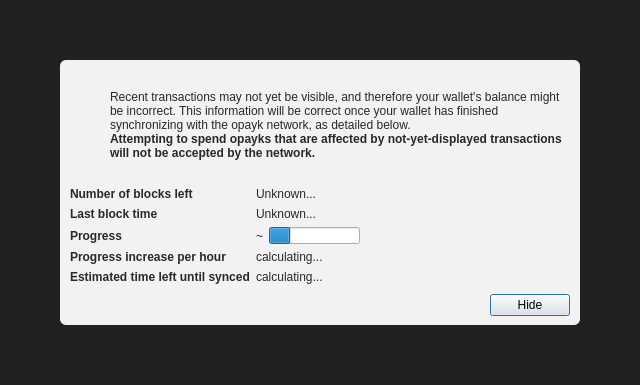
<?xml version="1.0" encoding="UTF-8"?>
<ui version="4.0">
 <class>ModalOverlay</class>
 <widget class="QWidget" name="ModalOverlay">
  <property name="geometry">
   <rect>
    <x>0</x>
    <y>0</y>
    <width>640</width>
    <height>385</height>
   </rect>
  </property>
  <property name="windowTitle">
   <string>Form</string>
  </property>
  <layout class="QVBoxLayout" name="verticalLayout" stretch="0">
   <property name="sizeConstraint">
    <enum>QLayout::SetDefaultConstraint</enum>
   </property>
   <property name="leftMargin">
    <number>0</number>
   </property>
   <property name="topMargin">
    <number>0</number>
   </property>
   <property name="rightMargin">
    <number>0</number>
   </property>
   <property name="bottomMargin">
    <number>0</number>
   </property>
   <item>
    <widget class="QWidget" name="bgWidget" native="true">
     <property name="styleSheet">
      <string notr="true">#bgWidget { background: rgba(0,0,0,220); }</string>
     </property>
     <layout class="QVBoxLayout" name="verticalLayoutMain" stretch="1">
      <property name="leftMargin">
       <number>60</number>
      </property>
      <property name="topMargin">
       <number>60</number>
      </property>
      <property name="rightMargin">
       <number>60</number>
      </property>
      <property name="bottomMargin">
       <number>60</number>
      </property>
      <item>
       <widget class="QWidget" name="contentWidget" native="true">
        <property name="styleSheet">
         <string notr="true">#contentWidget { background: rgba(255,255,255,240); border-radius: 6px; }

QLabel { color: rgb(40,40,40);  }</string>
        </property>
        <layout class="QVBoxLayout" name="verticalLayoutSub" stretch="1,0,0,0">
         <property name="spacing">
          <number>0</number>
         </property>
         <property name="leftMargin">
          <number>10</number>
         </property>
         <property name="topMargin">
          <number>10</number>
         </property>
         <property name="rightMargin">
          <number>10</number>
         </property>
         <property name="bottomMargin">
          <number>10</number>
         </property>
         <item>
          <layout class="QHBoxLayout" name="horizontalLayoutIconText" stretch="0,1">
           <property name="topMargin">
            <number>20</number>
           </property>
           <item>
            <layout class="QVBoxLayout" name="verticalLayoutIcon">
             <property name="leftMargin">
              <number>0</number>
             </property>
             <item>
              <widget class="QPushButton" name="warningIcon">
               <property name="enabled">
                <bool>false</bool>
               </property>
               <property name="text">
                <string/>
               </property>
               <property name="icon">
                <iconset>
                 <normaloff>:/icons/warning</normaloff>
                 <disabledoff>:/icons/warning</disabledoff>:/icons/warning</iconset>
               </property>
               <property name="iconSize">
                <size>
                 <width>48</width>
                 <height>48</height>
                </size>
               </property>
               <property name="flat">
                <bool>true</bool>
               </property>
              </widget>
             </item>
             <item>
              <spacer name="verticalSpacerWarningIcon">
               <property name="orientation">
                <enum>Qt::Vertical</enum>
               </property>
               <property name="sizeHint" stdset="0">
                <size>
                 <width>20</width>
                 <height>40</height>
                </size>
               </property>
              </spacer>
             </item>
            </layout>
           </item>
           <item>
            <layout class="QVBoxLayout" name="verticalLayoutInfoText">
             <property name="leftMargin">
              <number>0</number>
             </property>
             <property name="topMargin">
              <number>0</number>
             </property>
             <item>
              <widget class="QLabel" name="infoText">
               <property name="text">
                <string>Recent transactions may not yet be visible, and therefore your wallet's balance might be incorrect. This information will be correct once your wallet has finished synchronizing with the opayk network, as detailed below.</string>
               </property>
               <property name="textFormat">
                <enum>Qt::RichText</enum>
               </property>
               <property name="wordWrap">
                <bool>true</bool>
               </property>
              </widget>
             </item>
             <item>
              <widget class="QLabel" name="infoTextStrong">
               <property name="font">
                <font>
                 <weight>75</weight>
                 <bold>true</bold>
                </font>
               </property>
               <property name="text">
                <string>Attempting to spend opayks that are affected by not-yet-displayed transactions will not be accepted by the network.</string>
               </property>
               <property name="textFormat">
                <enum>Qt::RichText</enum>
               </property>
               <property name="wordWrap">
                <bool>true</bool>
               </property>
              </widget>
             </item>
             <item>
              <spacer name="verticalSpacerInTextSpace">
               <property name="orientation">
                <enum>Qt::Vertical</enum>
               </property>
               <property name="sizeHint" stdset="0">
                <size>
                 <width>20</width>
                 <height>40</height>
                </size>
               </property>
              </spacer>
             </item>
            </layout>
           </item>
          </layout>
         </item>
         <item>
          <spacer name="verticalSpacerAfterText">
           <property name="orientation">
            <enum>Qt::Vertical</enum>
           </property>
           <property name="sizeHint" stdset="0">
            <size>
             <width>20</width>
             <height>40</height>
            </size>
           </property>
          </spacer>
         </item>
         <item>
          <layout class="QFormLayout" name="formLayout">
           <property name="fieldGrowthPolicy">
            <enum>QFormLayout::FieldsStayAtSizeHint</enum>
           </property>
           <property name="horizontalSpacing">
            <number>6</number>
           </property>
           <property name="verticalSpacing">
            <number>6</number>
           </property>
           <property name="topMargin">
            <number>10</number>
           </property>
           <item row="0" column="0">
            <widget class="QLabel" name="labelNumberOfBlocksLeft">
             <property name="font">
              <font>
               <weight>75</weight>
               <bold>true</bold>
              </font>
             </property>
             <property name="text">
              <string>Number of blocks left</string>
             </property>
            </widget>
           </item>
           <item row="0" column="1">
            <widget class="QLabel" name="numberOfBlocksLeft">
             <property name="text">
              <string>Unknown...</string>
             </property>
            </widget>
           </item>
           <item row="1" column="0">
            <widget class="QLabel" name="labelLastBlockTime">
             <property name="font">
              <font>
               <weight>75</weight>
               <bold>true</bold>
              </font>
             </property>
             <property name="text">
              <string>Last block time</string>
             </property>
            </widget>
           </item>
           <item row="1" column="1">
            <widget class="QLabel" name="newestBlockDate">
             <property name="sizePolicy">
              <sizepolicy hsizetype="Maximum" vsizetype="Preferred">
               <horstretch>0</horstretch>
               <verstretch>0</verstretch>
              </sizepolicy>
             </property>
             <property name="text">
              <string>Unknown...</string>
             </property>
            </widget>
           </item>
           <item row="2" column="0">
            <widget class="QLabel" name="labelSyncDone">
             <property name="font">
              <font>
               <weight>75</weight>
               <bold>true</bold>
              </font>
             </property>
             <property name="text">
              <string>Progress</string>
             </property>
            </widget>
           </item>
           <item row="2" column="1">
            <layout class="QHBoxLayout" name="horizontalLayoutSync" stretch="0,1">
             <item>
              <widget class="QLabel" name="percentageProgress">
               <property name="text">
                <string notr="true">~</string>
               </property>
              </widget>
             </item>
             <item>
              <widget class="QProgressBar" name="progressBar">
               <property name="value">
                <number>24</number>
               </property>
               <property name="format">
                <string/>
               </property>
              </widget>
             </item>
            </layout>
           </item>
           <item row="4" column="0">
            <widget class="QLabel" name="labelProgressIncrease">
             <property name="font">
              <font>
               <weight>75</weight>
               <bold>true</bold>
              </font>
             </property>
             <property name="text">
              <string>Progress increase per hour</string>
             </property>
            </widget>
           </item>
           <item row="4" column="1">
            <widget class="QLabel" name="progressIncreasePerH">
             <property name="text">
              <string>calculating...</string>
             </property>
            </widget>
           </item>
           <item row="5" column="0">
            <widget class="QLabel" name="labelEstimatedTimeLeft">
             <property name="font">
              <font>
               <weight>75</weight>
               <bold>true</bold>
              </font>
             </property>
             <property name="text">
              <string>Estimated time left until synced</string>
             </property>
            </widget>
           </item>
           <item row="5" column="1">
            <widget class="QLabel" name="expectedTimeLeft">
             <property name="text">
              <string>calculating...</string>
             </property>
            </widget>
           </item>
          </layout>
         </item>
         <item>
          <layout class="QHBoxLayout" name="horizontalLayoutButtons">
           <property name="leftMargin">
            <number>10</number>
           </property>
           <property name="topMargin">
            <number>10</number>
           </property>
           <item>
            <spacer name="horizontalSpacer">
             <property name="orientation">
              <enum>Qt::Horizontal</enum>
             </property>
             <property name="sizeHint" stdset="0">
              <size>
               <width>40</width>
               <height>20</height>
              </size>
             </property>
            </spacer>
           </item>
           <item>
            <widget class="QPushButton" name="closeButton">
             <property name="text">
              <string>Hide</string>
             </property>
             <property name="shortcut">
              <string>Esc</string>
             </property>
             <property name="focusPolicy">
              <enum>Qt::StrongFocus</enum>
             </property>
             <property name="default">
              <bool>true</bool>
             </property>
            </widget>
           </item>
          </layout>
         </item>
        </layout>
       </widget>
      </item>
     </layout>
    </widget>
   </item>
  </layout>
 </widget>
 <resources/>
 <connections/>
</ui>
